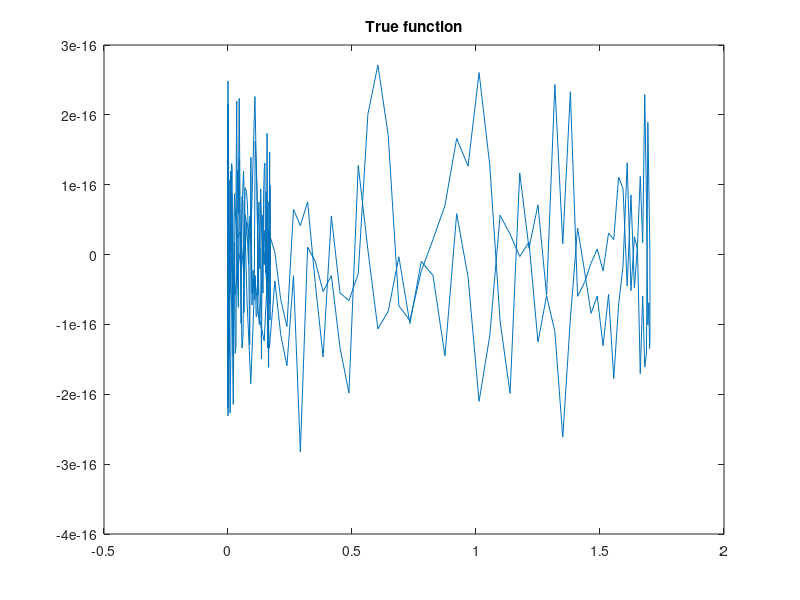
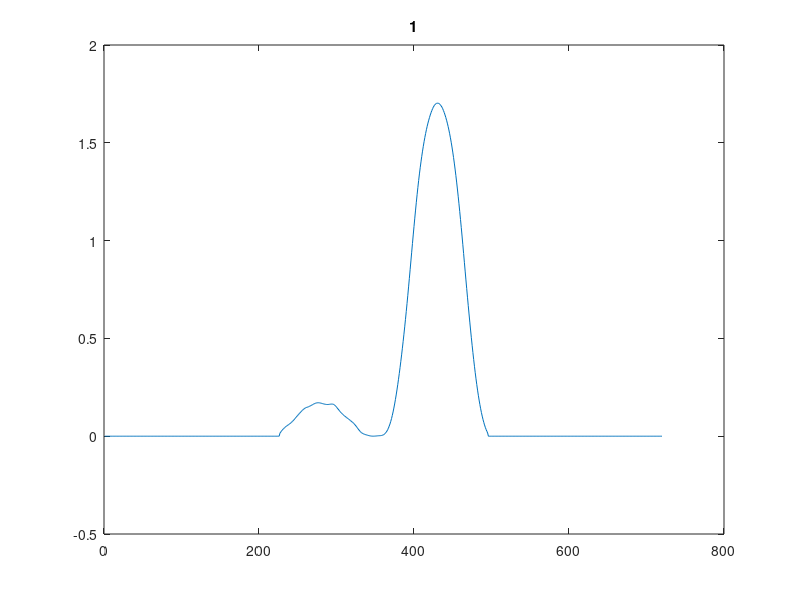
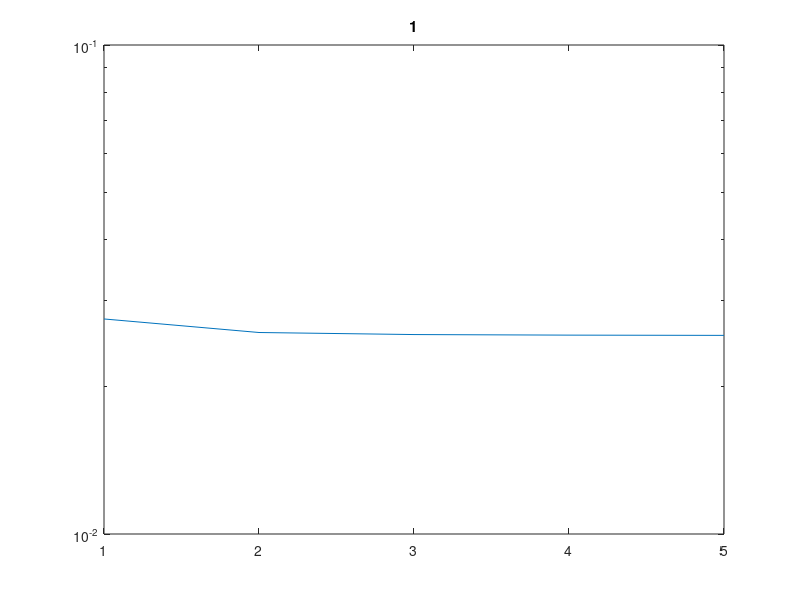
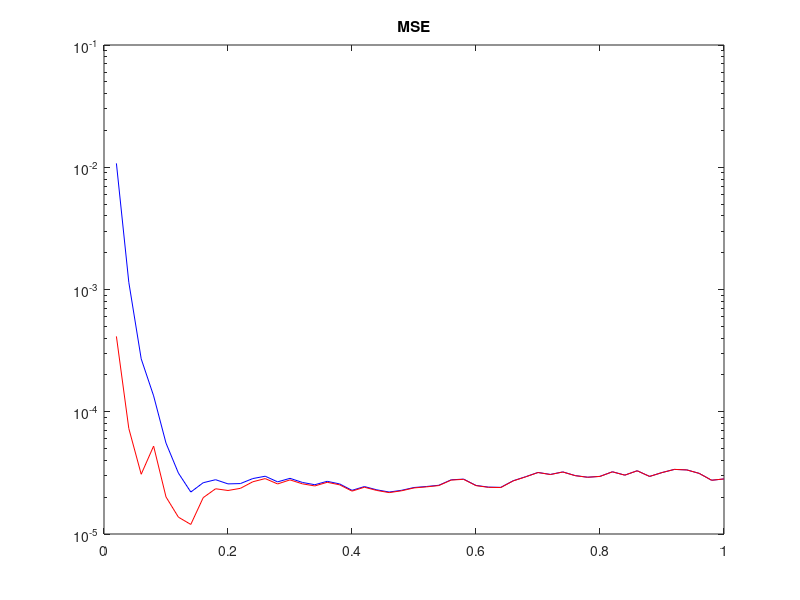

Recreate these plots in MATLAB, in order.
function phase_retrieval_test_1d

close all;

%rng(3);

% The entire image will be Nx1 (but the actual image is contained in within a box)
N=240*3;
noise_level=0.0;
opts.oversamp=4; % This controls how small the image box is relative to the entire image
opts.beta1=0; opts.beta2=0; opts.beta3=0; % These are zero for now
% We start out with 50 tries per step, then move to 20, then then decrease to 2
opts.num_tries_seq=[50,50,50,50,50,20,20,20,20,20, 2]; 
% We start out with 50 iterations per try, then move to 20, then then decrease to 5
opts.num_it_seq=[50,50,50,50,50,20,20,20,20,20, 5];
% This is the collection of resolution scales we step through
opts.multiscale_factors=[0.02:0.02:1];
%opts.multiscale_factors=[1];

% Create the famous image
u_true=create_image_1d(N,opts);
% Add some noise
u_true=u_true+randn(size(u_true))*noise_level;
% Let's get the magnitude k-space data
d=fftb(u_true);
d=abs(d);

u_true_original=u_true;
u_true=ifftb(gaussian_apodize(fftb(u_true),1)); %This is the real gold standard
figure; plot(u_true); set(gcf,'position',[0,0,600,600]);
title('True function');

u=zeros(size(d));
fA=figure; set(gcf,'position',[700,0,600,600]);
fB=figure; set(gcf,'position',[1400,0,600,600]);
fC=figure; set(gcf,'position',[2100,0,600,600]);

MSEs=ones(2,length(opts.multiscale_factors))*inf;
for idd=1:length(opts.multiscale_factors)
    multiscale_factor=opts.multiscale_factors(idd);
    d0=gaussian_apodize(d,multiscale_factor); % Restrict to low res
    N2=min(N,ceil(N*multiscale_factor*2.5)); % The cropped region of k-space we are looking at
    d0=cropto(d0,N2);
    u0=real(ifftb(cropto(fftb(u),N2))); % Crazy stuff, but correct
    opts.num_tries=opts.num_tries_seq(min(idd,length(opts.num_tries_seq)));
    opts.num_it=opts.num_it_seq(min(idd,length(opts.num_it_seq)));
    [u,resid,convergence]=do_recon_2(d0,u0,opts); % Here's the core procedure
    u=real(ifftb(padto(fftb(u),N))); % Crazy stuff, but correct
    MSEs(1,idd)=compute_MSE(u,u_true);
    lowres_compare=ifftb(gaussian_apodize(fftb(u_true_original),multiscale_factor));
    MSEs(2,idd)=compute_MSE(u,ifftb(gaussian_apodize(fftb(u_true_original),multiscale_factor)));
    title(sprintf('%g',multiscale_factor));
    figure(fA); plot(u); colormap('gray');  title(sprintf('%g',multiscale_factor));
    %figure; plot(lowres_compare); colormap('gray');  title(sprintf('lowres compare %g',multiscale_factor));
    figure(fB); semilogy(1:length(convergence),convergence);  title(sprintf('%g',multiscale_factor));
    figure(fC); semilogy(opts.multiscale_factors,MSEs(1,:),'b',opts.multiscale_factors,MSEs(2,:),'r'); title('MSE');
    drawnow;
    pause(0.02);
end;

end

function MSE=compute_MSE(X,Y)
% Compute the MSE after registration for translation and/or 180 deg
% rotation

MSE1=compute_MSE_helper(X,Y);
MSE2=compute_MSE_helper(X,Y(end:-1:1,end:-1:1));

MSE=min(MSE1,MSE2);

end

function MSE=compute_MSE_helper(X,Y)
% Compute the MSE after registration for translation

X2=fft(X);
Y2=fft(Y);
Z=ifft(X2.*conj(Y2));

[~,ind]=max(abs(Z(:)));
[i1,i2]=ind2sub(size(Z),ind);
%figure; imagesc(abs(Z)); colormap('gray');
%disp([i1,i2]);
Y=circshift(circshift(Y,i1-1,1),i2-1,2);
Y2=fft(Y);
Z=ifft(X2.*conj(Y2));
%figure; imagesc(abs(Z)); colormap('gray');

MSE=sum((X(:)-Y(:)).^2)/length(X(:));

end

function Y=cropto(X,N2)
N1=length(X);
center_ind1=ceil((N1+1)/2);
center_ind2=ceil((N2+1)/2);
N1,N2
%Y=X((1:N2)-center_ind2+center_ind1,(1:N2)-center_ind2+center_ind1);
Y=X((1:N2)-center_ind2+center_ind1);
end

function Y=padto(X,N2)
N1=length(X);
center_ind1=ceil((N1+1)/2);
center_ind2=ceil((N2+1)/2);
Y=zeros(N2,1);
Y((1:N1)-center_ind1+center_ind2)=X;
end

function [u,resid,convergence]=do_recon_2(d,u0,opts)

all_resids=zeros(1,opts.num_tries);
all_tries=cell(1,opts.num_tries);

% Try a bunch of times and take the one with the best resid
for j=1:opts.num_tries
%parfor j=1:opts.num_tries
    fprintf('Try %d\n',j);
    [u,resid,convergence]=do_recon(d,u0,opts); % Here's the real engine
    all_resids(j)=resid;
    all_tries{j}.u=u;
    all_tries{j}.resid=resid;
    all_tries{j}.convergence=convergence;
end;
[~,best_try]=min(all_resids);
resid=all_tries{best_try}.resid;
u=all_tries{best_try}.u;
convergence=all_tries{best_try}.convergence;

%figure; hist(all_resids,opts.num_tries);

end

function [u,resid,convergence]=do_recon(d,u0,opts)

%This is the real engine!

N=size(d,1);
aa=((0:N-1)*2-N)/N*opts.oversamp; GX=aa';
inside_box=(abs(GX)<1.5);
outside_box=~inside_box;

convergence=zeros(1,1);

u0_hat=fftb(u0);
phase_u0_hat=exp(i*angle(u0_hat));
% Add random phase according to the magnitude errors
u0_hat_mag_error_factor=min(1,abs(log(abs(u0_hat)./d))/log(2));
rand_phase_factor=u0_hat_mag_error_factor;
rand_phase=exp(2*pi*i*(rand(size(d))-0.5).*rand_phase_factor);
uhat=d.*phase_u0_hat.*rand_phase;
u=real(ifftb(uhat));
uhat=fftb(u);

% The altnerating projection algorithm!
for it=1:opts.num_it
    u=real(ifftb(uhat));
    positive=(u>0); negative=~positive;
    u= ...
        u.*inside_box.*positive*1  ...
        + u.*inside_box.*negative*opts.beta1 ...
        + u.*outside_box.*positive*opts.beta2 ...
        + u.*outside_box.*negative*opts.beta3;
    uhat=fftb(u);
    resid=sqrt(sum((abs(uhat(:))-d(:)).^2)/length(d(:)));
    convergence(it)=resid;
    phase_uhat=exp(i*angle(uhat));
    uhat=phase_uhat.*d;
    it=it+1;
end

end

function d0=gaussian_apodize(d,frac)

N=length(d);
aa=(((0:N-1)*2-N)/N)';
GR=sqrt(aa.^2);
d0=d.*exp(-GR.^2/frac^2);

end


function u_true=create_image_1d(N,opts)

aa=(((0:N-1)*2-N)/N)';
GX=aa*opts.oversamp;
M=ceil(N/2);

A=(abs(aa)<0.05)*1.0;
B=(abs(aa-0.1)<0.1)*1.0;

u_true=ifftb(fftb(A).^2.*fftb(B))/N;

beta=1;
%figure; plot(aa,u_true);
%u_true=u_true.*exp(-beta*aa);
%figure; plot(aa,u_true);

%u_true=u_true+(abs(aa-0.4)<0.05)*0.1;
u_true=u_true+circshift(u_true,150)*0.1;


%u_true=u_true+1./(1+(8*(aa-0.3)).^6);

%error('stop');

end

function Y=fftb(X) %for convenience
Y=fftshift(fft(fftshift(X)));
end

function Y=ifftb(X) % for convenience
Y=ifftshift(ifft(ifftshift(X)));
end